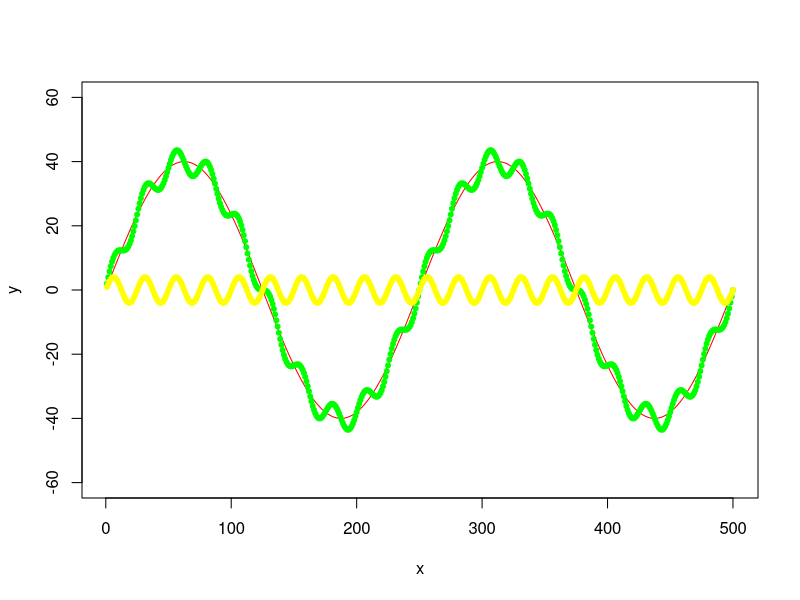

Write the R code that produced this figure. (Note: this script raises an error after producing the figure.)
number_of_cycles = 2
max_y = 40
x = 1:500
a = number_of_cycles*2*pi/length(x)

y = max_y * sin(x*a)
noise1 = max_y * 1/10 * sin(x*a*10)

plot(x, y, type="l", col="red", ylim=range(-1.5*max_y,1.5*max_y,5))
points(x, y + noise1, col="green", pch=20)
points(x, noise1, col="yellow", pch=20)


#################

bf <- butter(2, 1/50, type="low")
b <- filter(bf, y+noise1)
points(x, b, col="black", pch=20)

bf <- butter(2, 1/25, type="high")
b <- filter(bf, y+noise1)
points(x, b, col="black", pch=20)